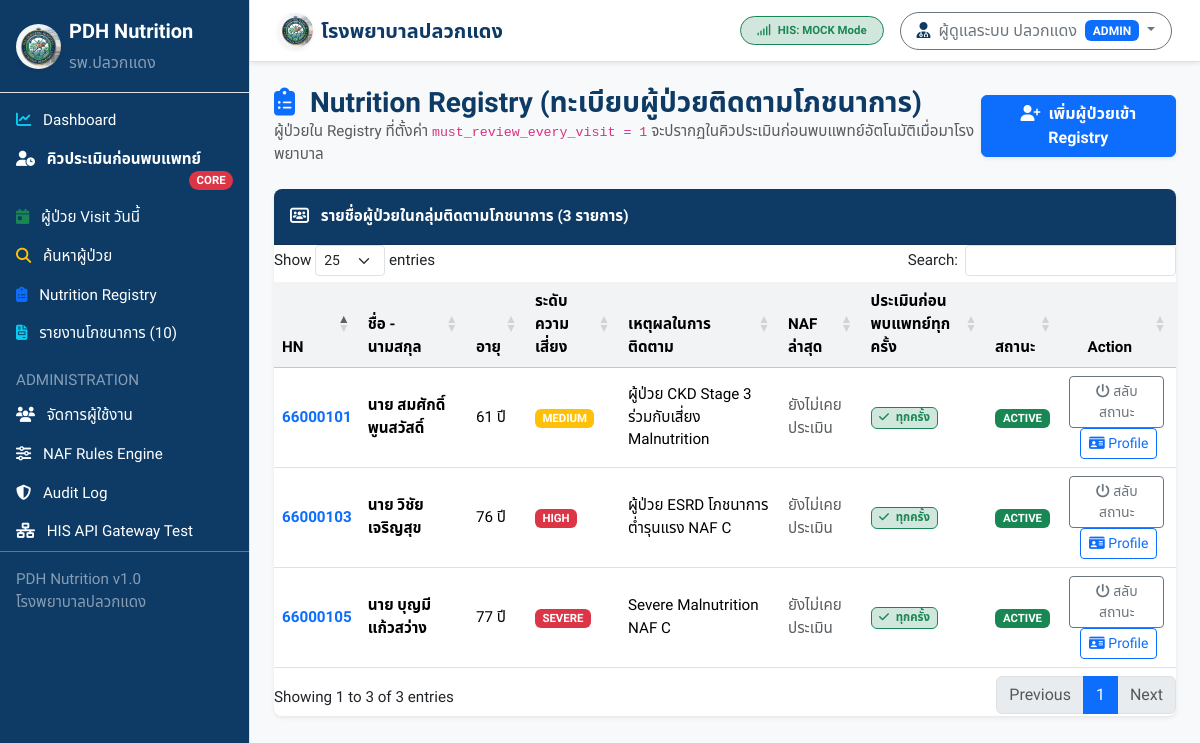
Page /registry (signed in) on the committed database.
### tables this page shows
CREATE TABLE `nutrition_registry` (
  `id` INT AUTO_INCREMENT PRIMARY KEY,
  `hn` VARCHAR(20) NOT NULL UNIQUE,
  `active` TINYINT(1) NOT NULL DEFAULT 1,
  `reason` VARCHAR(255) NOT NULL,
  `risk_level` ENUM('LOW', 'MEDIUM', 'HIGH', 'SEVERE') NOT NULL DEFAULT 'MEDIUM',
  `start_date` DATE NOT NULL,
  `end_date` DATE NULL,
  `follow_up_interval_days` INT NOT NULL DEFAULT 14,
  `must_review_every_visit` TINYINT(1) NOT NULL DEFAULT 1,
  `note` TEXT NULL,
  `created_by` INT NULL,
  `created_at` DATETIME NOT NULL DEFAULT CURRENT_TIMESTAMP,
  `updated_at` DATETIME NULL ON UPDATE CURRENT_TIMESTAMP,
  INDEX `idx_registry_hn` (`hn`),
  INDEX `idx_registry_active` (`active`),
  INDEX `idx_registry_risk` (`risk_level`)
);

CREATE TABLE `patients_cache` (
  `hn` VARCHAR(20) PRIMARY KEY,
  `cid` VARCHAR(20) NULL,
  `prefix` VARCHAR(20) NULL,
  `first_name` VARCHAR(50) NOT NULL,
  `last_name` VARCHAR(50) NOT NULL,
  `fullname` VARCHAR(110) NOT NULL,
  `gender` ENUM('MALE', 'FEMALE', 'OTHER') NOT NULL DEFAULT 'MALE',
  `birthdate` DATE NULL,
  `age` INT NULL,
  `phone` VARCHAR(30) NULL,
  `weight` DECIMAL(5,2) NULL,
  `height` DECIMAL(5,2) NULL,
  `bmi` DECIMAL(4,2) NULL,
  `synced_at` DATETIME NOT NULL DEFAULT CURRENT_TIMESTAMP ON UPDATE CURRENT_TIMESTAMP,
  INDEX `idx_patients_cid` (`cid`),
  INDEX `idx_patients_fullname` (`fullname`)
);

### app/Controllers/RegistryController.php (called while the page is built, shortened)
<?php
class RegistryController {
    public function index(): void {
        $pdo = Database::getConnection();
        $stmt = $pdo->query("
            SELECT r.*, p.fullname, p.age, p.gender, p.cid, u.fullname as creator_name,
                   n.naf_grade as last_naf_grade, n.assessment_date as last_naf_date
            FROM nutrition_registry r
            JOIN patients_cache p ON r.hn = p.hn
            LEFT JOIN users u ON r.created_by = u.id
            LEFT JOIN (
                SELECT hn, naf_grade, assessment_date,
                       ROW_NUMBER() OVER (PARTITION BY hn ORDER BY assessment_date DESC, id DESC) as rn
                FROM naf_assessments
            ) n ON r.hn = n.hn AND n.rn = 1
            ORDER BY r.active DESC, r.risk_level DESC, r.updated_at DESC
        ");
        $registryList = $stmt->fetchAll(PDO::FETCH_ASSOC);
        require __DIR__ . '/../../views/registry/index.php';
    }
}

### app/Config/AppConfig.php (called while the page is built, shortened)
<?php
class AppConfig {
    private static array $config = [];
    public static function load(): void {
        $envFile = __DIR__ . '/../../.env';
    }
    public static function get(string $key, mixed $default = null): mixed {
        return $_ENV[$key] ?? self::$config[$key] ?? $default;
    }
}

### views/registry/index.php (the view, shortened to what this page needs)
<?php
require __DIR__ . '/../layouts/header.php';
require __DIR__ . '/../layouts/sidebar.php';
?>
<div id="page-content-wrapper" class="w-100">
  <?php require __DIR__ . '/../layouts/navbar.php'; ?>
  <div class="container-fluid p-4">
    <div class="d-flex justify-content-between align-items-center mb-4">
      <div>
        <h3 class="fw-bold text-pdh-blue mb-0">
          <i class="fa-solid fa-clipboard-list text-primary me-2"></i> Nutrition Registry (ทะเบียบผู้ป่วยติดตามโภชนาการ)
        </h3>
        <p class="text-muted mb-0">ผู้ป่วยใน Registry ที่ตั้งค่า <code>must_review_every_visit = 1</code> จะปรากฏในคิวประเมินก่อนพบแพทย์อัตโนมัติเมื่อมาโรงพยาบาล</p>
      </div>
      <button class="btn btn-primary fw-bold shadow-sm" data-bs-toggle="modal" data-bs-target="#enrollModal">
        <i class="fa-solid fa-user-plus me-1"></i> เพิ่มผู้ป่วยเข้า Registry
      </button>
    </div>
    <div class="card shadow-sm border-0">
      <div class="card-header bg-pdh-blue text-white py-3">
        <i class="fa-solid fa-users-rectangle me-2"></i> รายชื่อผู้ป่วยในกลุ่มติดตามโภชนาการ (<?= count($registryList) ?> รายการ)
      </div>
      <div class="card-body p-0">
        <div class="table-responsive">
          <table class="table table-hover align-middle mb-0 datatable">
            <thead class="table-light">
              <tr>
                <th>HN</th>
                <th>ชื่อ - นามสกุล</th>
                <th>อายุ</th>
                <th>ระดับความเสี่ยง</th>
                <th>เหตุผลในการติดตาม</th>
                <th>NAF ล่าสุด</th>
                <th>ประเมินก่อนพบแพทย์ทุกครั้ง</th>
                <th>สถานะ</th>
                <th class="text-center">Action</th>
              </tr>
            </thead>
            <tbody>
              <?php foreach ($registryList as $r): ?>
                <tr>
                  <td class="fw-bold text-pdh-blue">
                    <a href="<?= $baseUrl ?>/patient/<?= htmlspecialchars($r['hn']) ?>" class="text-decoration-none"><?= htmlspecialchars($r['hn']) ?></a>
                  </td>
                  <td class="fw-bold"><?= htmlspecialchars($r['fullname']) ?></td>
                  <td><?= $r['age'] ?> ปี</td>
                  <td>
                    <span class="badge bg-<?= ($r['risk_level'] === 'SEVERE' || $r['risk_level'] === 'HIGH') ? 'danger' : 'warning' ?>">
                      <?= htmlspecialchars($r['risk_level']) ?>
                    </span>
                  </td>
                  <td><?= htmlspecialchars($r['reason']) ?></td>
                  <td>
                    <?php if ($r['last_naf_grade']): ?>
                      <span class="badge badge-naf-<?= strtolower(substr($r['last_naf_grade'], -1)) ?>"><?= htmlspecialchars($r['last_naf_grade']) ?></span>
                    <?php else: ?>
                      <span class="text-muted fs-7">ยังไม่เคยประเมิน</span>
                    <?php endif; ?>
                  </td>
                  <td>
                    <?php if ($r['must_review_every_visit']): ?>
                      <span class="badge bg-success-subtle text-success border border-success"><i class="fa-solid fa-check me-1"></i> ทุกครั้ง</span>
                    <?php else: ?>
                      <span class="badge bg-light text-dark border">ตามรอบ</span>
                    <?php endif; ?>
                  </td>
                  <td>
                    <?php if ($r['active']): ?>
                      <span class="badge bg-success px-2 py-1">ACTIVE</span>
                    <?php else: ?>
                      <span class="badge bg-secondary px-2 py-1">INACTIVE</span>
                    <?php endif; ?>
                  </td>
                  <td class="text-center">
                    <button onclick="toggleStatus(<?= $r['id'] ?>)" class="btn btn-sm btn-outline-secondary me-1">
                      <i class="fa-solid fa-power-off"></i> สลับสถานะ
                    </button>
                    <a href="<?= $baseUrl ?>/patient/<?= htmlspecialchars($r['hn']) ?>" class="btn btn-sm btn-outline-primary">
                      <i class="fa-solid fa-id-card"></i> Profile
                    </a>
                  </td>
                </tr>
              <?php endforeach; ?>
            </tbody>
          </table>
        </div>
      </div>
    </div>
  </div>
</div>
<?php require __DIR__ . '/../layouts/footer.php'; ?>

### public/assets/css/custom.css (style rules this page uses)
:root { --pdh-blue: #0d3b66; --pdh-blue-light: #1d5b96; --pdh-green: #06d6a0; --pdh-amber: #f77f00; --pdh-red: #d62828; --pdh-purple: #7209b7; --pdh-gray: #f8f9fa; --pdh-dark: #212529; }
body { font-family: 'Sarabun', 'Noto Sans Thai', sans-serif; background-color: var(--pdh-gray); color: var(--pdh-dark); font-size: 0.95rem; }
.bg-pdh-blue { background-color: var(--pdh-blue) !important; color: #ffffff; }
.text-pdh-blue { color: var(--pdh-blue) !important; }
.card { border-radius: 8px; border: 1px solid rgba(0, 0, 0, 0.08); box-shadow: 0 2px 6px rgba(0, 0, 0, 0.04); }
.card-header { border-top-left-radius: 8px !important; border-top-right-radius: 8px !important; font-weight: 600; }
.table th { font-weight: 600; background-color: #f1f3f5; }

### rows in the picture
nutrition_registry: hn "66000105", patients_cache.fullname "นาย บุญมี แก้วสว่าง", patients_cache.age "77", risk_level "SEVERE", reason "Severe Malnutrition NAF C", must_review_every_visit 1 (drawn), active "ACTIVE"
nutrition_registry: hn "66000103", patients_cache.fullname "นาย วิชัย เจริญสุข", patients_cache.age "76", risk_level "HIGH", reason "ผู้ป่วย ESRD โภชนาการต่ำรุนแรง NAF C", must_review_every_visit 1 (drawn), active "ACTIVE"
nutrition_registry: hn "66000101", patients_cache.fullname "นาย สมศักดิ์ พูนสวัสดิ์", patients_cache.age "61", risk_level "MEDIUM", reason "ผู้ป่วย CKD Stage 3 ร่วมกับเสี่ยง Malnutrition", must_review_every_visit 1 (drawn), active "ACTIVE"

### other values in the picture
$hisDriver "MOCK"
$userName "ผู้ดูแลระบบ ปลวกแดง"
$userRole "ADMIN"
count($registryList) "3"
